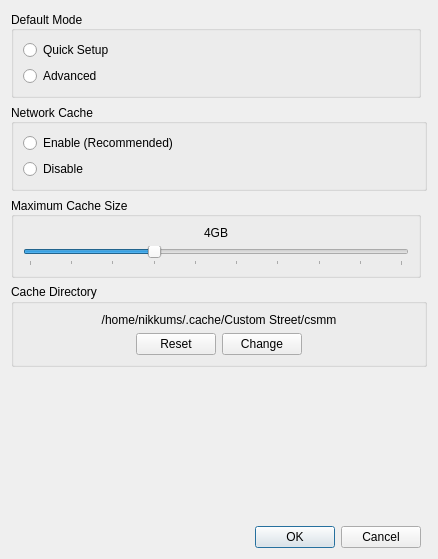
<?xml version="1.0" encoding="UTF-8"?>
<ui version="4.0">
 <class>PreferencesDialog</class>
 <widget class="QDialog" name="PreferencesDialog">
  <property name="enabled">
   <bool>true</bool>
  </property>
  <property name="geometry">
   <rect>
    <x>0</x>
    <y>0</y>
    <width>438</width>
    <height>559</height>
   </rect>
  </property>
  <property name="sizePolicy">
   <sizepolicy hsizetype="Preferred" vsizetype="Preferred">
    <horstretch>0</horstretch>
    <verstretch>0</verstretch>
   </sizepolicy>
  </property>
  <property name="minimumSize">
   <size>
    <width>0</width>
    <height>0</height>
   </size>
  </property>
  <property name="maximumSize">
   <size>
    <width>16777215</width>
    <height>16777215</height>
   </size>
  </property>
  <property name="sizeIncrement">
   <size>
    <width>0</width>
    <height>0</height>
   </size>
  </property>
  <property name="focusPolicy">
   <enum>Qt::NoFocus</enum>
  </property>
  <property name="windowTitle">
   <string>Preferences</string>
  </property>
  <property name="sizeGripEnabled">
   <bool>false</bool>
  </property>
  <property name="modal">
   <bool>false</bool>
  </property>
  <layout class="QGridLayout" name="gridLayout">
   <item row="0" column="0">
    <widget class="QGroupBox" name="defaultModeGroupBox">
     <property name="sizePolicy">
      <sizepolicy hsizetype="Preferred" vsizetype="Preferred">
       <horstretch>0</horstretch>
       <verstretch>0</verstretch>
      </sizepolicy>
     </property>
     <property name="title">
      <string>Default Mode</string>
     </property>
     <property name="alignment">
      <set>Qt::AlignLeading|Qt::AlignLeft|Qt::AlignVCenter</set>
     </property>
     <property name="flat">
      <bool>false</bool>
     </property>
     <property name="checkable">
      <bool>false</bool>
     </property>
     <layout class="QVBoxLayout" name="verticalLayout">
      <item>
       <widget class="QRadioButton" name="csmmModeQuickSetupButton">
        <property name="text">
         <string>Quick Setup</string>
        </property>
        <attribute name="buttonGroup">
         <string notr="true">csmmMode</string>
        </attribute>
       </widget>
      </item>
      <item>
       <widget class="QRadioButton" name="csmmModeAdvancedButton">
        <property name="text">
         <string>Advanced</string>
        </property>
        <attribute name="buttonGroup">
         <string notr="true">csmmMode</string>
        </attribute>
       </widget>
      </item>
     </layout>
    </widget>
   </item>
   <item row="3" column="0" colspan="2">
    <widget class="QGroupBox" name="cacheDirectoryGroupBox">
     <property name="title">
      <string>Cache Directory</string>
     </property>
     <layout class="QVBoxLayout" name="verticalLayout_3">
      <item>
       <widget class="QLabel" name="cacheDirectoryLabel">
        <property name="sizePolicy">
         <sizepolicy hsizetype="MinimumExpanding" vsizetype="Preferred">
          <horstretch>0</horstretch>
          <verstretch>0</verstretch>
         </sizepolicy>
        </property>
        <property name="text">
         <string>/home/nikkums/.cache/Custom Street/csmm</string>
        </property>
        <property name="alignment">
         <set>Qt::AlignCenter</set>
        </property>
       </widget>
      </item>
      <item>
       <layout class="QHBoxLayout" name="horizontalLayout">
        <item>
         <spacer name="horizontalSpacer">
          <property name="orientation">
           <enum>Qt::Horizontal</enum>
          </property>
          <property name="sizeHint" stdset="0">
           <size>
            <width>40</width>
            <height>20</height>
           </size>
          </property>
         </spacer>
        </item>
        <item>
         <widget class="QPushButton" name="resetCacheDirectoryButton">
          <property name="text">
           <string>Reset</string>
          </property>
          <property name="icon">
           <iconset theme="view-refresh"/>
          </property>
         </widget>
        </item>
        <item>
         <widget class="QPushButton" name="updateCacheDirectoryButton">
          <property name="text">
           <string>Change</string>
          </property>
          <property name="icon">
           <iconset theme="folder-open"/>
          </property>
         </widget>
        </item>
        <item>
         <spacer name="horizontalSpacer_2">
          <property name="orientation">
           <enum>Qt::Horizontal</enum>
          </property>
          <property name="sizeHint" stdset="0">
           <size>
            <width>40</width>
            <height>20</height>
           </size>
          </property>
         </spacer>
        </item>
       </layout>
      </item>
     </layout>
    </widget>
   </item>
   <item row="1" column="0" colspan="2">
    <widget class="QGroupBox" name="groupBox">
     <property name="title">
      <string>Network Cache</string>
     </property>
     <property name="alignment">
      <set>Qt::AlignLeading|Qt::AlignLeft|Qt::AlignVCenter</set>
     </property>
     <property name="flat">
      <bool>false</bool>
     </property>
     <property name="checkable">
      <bool>false</bool>
     </property>
     <layout class="QVBoxLayout" name="verticalLayout_2">
      <item>
       <widget class="QRadioButton" name="enableCacheButton">
        <property name="text">
         <string>Enable (Recommended)</string>
        </property>
       </widget>
      </item>
      <item>
       <widget class="QRadioButton" name="disableCacheButton">
        <property name="text">
         <string>Disable</string>
        </property>
       </widget>
      </item>
     </layout>
    </widget>
   </item>
   <item row="2" column="0">
    <widget class="QGroupBox" name="maximumCacheSizeGroupBox">
     <property name="sizePolicy">
      <sizepolicy hsizetype="Preferred" vsizetype="Preferred">
       <horstretch>0</horstretch>
       <verstretch>0</verstretch>
      </sizepolicy>
     </property>
     <property name="title">
      <string>Maximum Cache Size</string>
     </property>
     <property name="alignment">
      <set>Qt::AlignLeading|Qt::AlignLeft|Qt::AlignVCenter</set>
     </property>
     <layout class="QVBoxLayout" name="verticalLayout_5">
      <item>
       <widget class="QLabel" name="cacheSizeLabel">
        <property name="text">
         <string>4GB</string>
        </property>
        <property name="alignment">
         <set>Qt::AlignCenter</set>
        </property>
       </widget>
      </item>
      <item>
       <widget class="QSlider" name="cacheSizeSlider">
        <property name="sizePolicy">
         <sizepolicy hsizetype="Preferred" vsizetype="Fixed">
          <horstretch>0</horstretch>
          <verstretch>0</verstretch>
         </sizepolicy>
        </property>
        <property name="minimum">
         <number>1</number>
        </property>
        <property name="maximum">
         <number>10</number>
        </property>
        <property name="singleStep">
         <number>1</number>
        </property>
        <property name="pageStep">
         <number>10</number>
        </property>
        <property name="sliderPosition">
         <number>4</number>
        </property>
        <property name="orientation">
         <enum>Qt::Horizontal</enum>
        </property>
        <property name="invertedAppearance">
         <bool>false</bool>
        </property>
        <property name="invertedControls">
         <bool>false</bool>
        </property>
        <property name="tickPosition">
         <enum>QSlider::TicksBelow</enum>
        </property>
        <property name="tickInterval">
         <number>1</number>
        </property>
       </widget>
      </item>
     </layout>
    </widget>
   </item>
   <item row="4" column="0">
    <spacer name="verticalSpacer">
     <property name="orientation">
      <enum>Qt::Vertical</enum>
     </property>
     <property name="sizeHint" stdset="0">
      <size>
       <width>20</width>
       <height>40</height>
      </size>
     </property>
    </spacer>
   </item>
   <item row="5" column="0">
    <widget class="QDialogButtonBox" name="buttonBox">
     <property name="sizePolicy">
      <sizepolicy hsizetype="Preferred" vsizetype="Preferred">
       <horstretch>0</horstretch>
       <verstretch>0</verstretch>
      </sizepolicy>
     </property>
     <property name="maximumSize">
      <size>
       <width>16777215</width>
       <height>1677215</height>
      </size>
     </property>
     <property name="layoutDirection">
      <enum>Qt::LeftToRight</enum>
     </property>
     <property name="orientation">
      <enum>Qt::Horizontal</enum>
     </property>
     <property name="standardButtons">
      <set>QDialogButtonBox::Cancel|QDialogButtonBox::Ok</set>
     </property>
     <property name="centerButtons">
      <bool>false</bool>
     </property>
    </widget>
   </item>
  </layout>
 </widget>
 <tabstops>
  <tabstop>csmmModeAdvancedButton</tabstop>
  <tabstop>cacheSizeSlider</tabstop>
  <tabstop>updateCacheDirectoryButton</tabstop>
 </tabstops>
 <resources/>
 <connections>
  <connection>
   <sender>buttonBox</sender>
   <signal>accepted()</signal>
   <receiver>PreferencesDialog</receiver>
   <slot>accept()</slot>
   <hints>
    <hint type="sourcelabel">
     <x>193</x>
     <y>540</y>
    </hint>
    <hint type="destinationlabel">
     <x>157</x>
     <y>274</y>
    </hint>
   </hints>
  </connection>
  <connection>
   <sender>buttonBox</sender>
   <signal>rejected()</signal>
   <receiver>PreferencesDialog</receiver>
   <slot>reject()</slot>
   <hints>
    <hint type="sourcelabel">
     <x>193</x>
     <y>540</y>
    </hint>
    <hint type="destinationlabel">
     <x>286</x>
     <y>274</y>
    </hint>
   </hints>
  </connection>
 </connections>
 <buttongroups>
  <buttongroup name="csmmMode"/>
 </buttongroups>
</ui>
